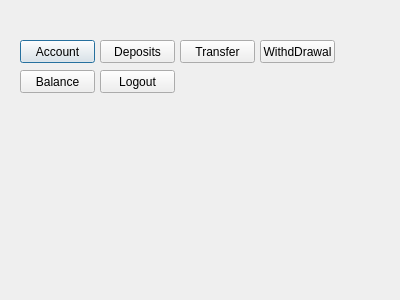
<?xml version="1.0" encoding="UTF-8"?>
<ui version="4.0">
 <class>SecDialog</class>
 <widget class="QDialog" name="SecDialog">
  <property name="geometry">
   <rect>
    <x>0</x>
    <y>0</y>
    <width>400</width>
    <height>300</height>
   </rect>
  </property>
  <property name="windowTitle">
   <string>Profile</string>
  </property>
  <widget class="QPushButton" name="pushButton_account">
   <property name="geometry">
    <rect>
     <x>20</x>
     <y>40</y>
     <width>75</width>
     <height>23</height>
    </rect>
   </property>
   <property name="text">
    <string>Account</string>
   </property>
  </widget>
  <widget class="QPushButton" name="pushButton_deposits">
   <property name="geometry">
    <rect>
     <x>100</x>
     <y>40</y>
     <width>75</width>
     <height>23</height>
    </rect>
   </property>
   <property name="text">
    <string>Deposits</string>
   </property>
  </widget>
  <widget class="QPushButton" name="pushButton_transfer">
   <property name="geometry">
    <rect>
     <x>180</x>
     <y>40</y>
     <width>75</width>
     <height>23</height>
    </rect>
   </property>
   <property name="text">
    <string>Transfer</string>
   </property>
  </widget>
  <widget class="QPushButton" name="pushButton_withdrawal">
   <property name="geometry">
    <rect>
     <x>260</x>
     <y>40</y>
     <width>75</width>
     <height>23</height>
    </rect>
   </property>
   <property name="text">
    <string>WithdDrawal</string>
   </property>
  </widget>
  <widget class="QPushButton" name="pushButton_balance">
   <property name="geometry">
    <rect>
     <x>20</x>
     <y>70</y>
     <width>75</width>
     <height>23</height>
    </rect>
   </property>
   <property name="text">
    <string>Balance</string>
   </property>
  </widget>
  <widget class="QPushButton" name="pushButton_Logout">
   <property name="geometry">
    <rect>
     <x>100</x>
     <y>70</y>
     <width>75</width>
     <height>23</height>
    </rect>
   </property>
   <property name="text">
    <string>Logout</string>
   </property>
  </widget>
 </widget>
 <resources/>
 <connections/>
</ui>
